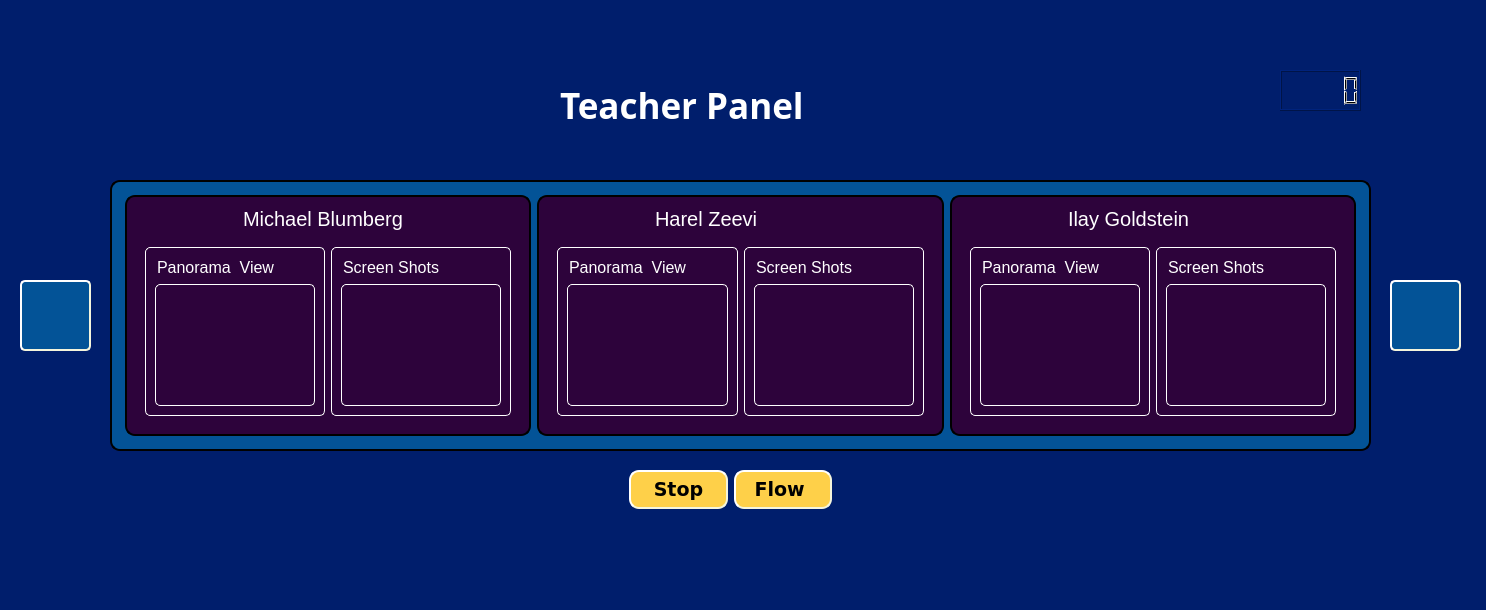
<?xml version="1.0" encoding="UTF-8"?>
<ui version="4.0">
 <class>Form</class>
 <widget class="QWidget" name="Form">
  <property name="geometry">
   <rect>
    <x>0</x>
    <y>0</y>
    <width>1486</width>
    <height>610</height>
   </rect>
  </property>
  <property name="windowTitle">
   <string>Form</string>
  </property>
  <property name="styleSheet">
   <string notr="true">background-color:#001E6C;</string>
  </property>
  <widget class="QLabel" name="label_3">
   <property name="geometry">
    <rect>
     <x>560</x>
     <y>80</y>
     <width>301</width>
     <height>51</height>
    </rect>
   </property>
   <property name="font">
    <font>
     <family>Sitka Text</family>
     <pointsize>26</pointsize>
     <weight>75</weight>
     <bold>true</bold>
     <underline>false</underline>
    </font>
   </property>
   <property name="styleSheet">
    <string notr="true">color: white;</string>
   </property>
   <property name="text">
    <string>Teacher Panel</string>
   </property>
  </widget>
  <widget class="QFrame" name="frame_55">
   <property name="geometry">
    <rect>
     <x>110</x>
     <y>180</y>
     <width>1261</width>
     <height>271</height>
    </rect>
   </property>
   <property name="styleSheet">
    <string notr="true">QFrame{
	border-style: outset;
	border-width: 2px;
	border-radius: 10px;
	border-color: black;
	padding: 4px;	
	background-color: #035397;
	botder: 1px solid white;
}</string>
   </property>
   <property name="frameShape">
    <enum>QFrame::StyledPanel</enum>
   </property>
   <property name="frameShadow">
    <enum>QFrame::Raised</enum>
   </property>
   <layout class="QGridLayout" name="gridLayout">
    <item row="0" column="1">
     <widget class="QFrame" name="frame_25">
      <property name="styleSheet">
       <string notr="true">background-color: #2D033B;
color: white;
padding: 0px;
margin: 0px;</string>
      </property>
      <property name="frameShape">
       <enum>QFrame::StyledPanel</enum>
      </property>
      <property name="frameShadow">
       <enum>QFrame::Raised</enum>
      </property>
      <layout class="QVBoxLayout" name="verticalLayout_13">
       <item alignment="Qt::AlignHCenter">
        <widget class="QLineEdit" name="lineEdit_13">
         <property name="font">
          <font>
           <pointsize>15</pointsize>
           <weight>50</weight>
           <italic>false</italic>
           <bold>false</bold>
          </font>
         </property>
         <property name="styleSheet">
          <string notr="true">padding: 0px;
border: 0px;</string>
         </property>
         <property name="text">
          <string>Harel Zeevi</string>
         </property>
        </widget>
       </item>
       <item>
        <widget class="QFrame" name="frame_26">
         <property name="styleSheet">
          <string notr="true">QFrame{
	border:0px;
}</string>
         </property>
         <property name="frameShape">
          <enum>QFrame::StyledPanel</enum>
         </property>
         <property name="frameShadow">
          <enum>QFrame::Raised</enum>
         </property>
         <layout class="QHBoxLayout" name="horizontalLayout_6">
          <item>
           <widget class="QFrame" name="frame_27">
            <property name="styleSheet">
             <string notr="true">QFrame{
	border:1px solid white;
	border-radius:5px;
}</string>
            </property>
            <property name="frameShape">
             <enum>QFrame::StyledPanel</enum>
            </property>
            <property name="frameShadow">
             <enum>QFrame::Raised</enum>
            </property>
            <layout class="QVBoxLayout" name="verticalLayout_14">
             <item>
              <widget class="QLineEdit" name="lineEdit_14">
               <property name="font">
                <font>
                 <pointsize>12</pointsize>
                </font>
               </property>
               <property name="styleSheet">
                <string notr="true">border:0px;</string>
               </property>
               <property name="text">
                <string>Panorama  View</string>
               </property>
              </widget>
             </item>
             <item>
              <widget class="QFrame" name="frame_28">
               <property name="frameShape">
                <enum>QFrame::StyledPanel</enum>
               </property>
               <property name="frameShadow">
                <enum>QFrame::Raised</enum>
               </property>
              </widget>
             </item>
            </layout>
           </widget>
          </item>
          <item>
           <widget class="QFrame" name="frame_29">
            <property name="styleSheet">
             <string notr="true">QFrame{
	border:1px solid white;
	border-radius:5px;
}</string>
            </property>
            <property name="frameShape">
             <enum>QFrame::StyledPanel</enum>
            </property>
            <property name="frameShadow">
             <enum>QFrame::Raised</enum>
            </property>
            <layout class="QVBoxLayout" name="verticalLayout_15">
             <item>
              <widget class="QLineEdit" name="lineEdit_15">
               <property name="font">
                <font>
                 <pointsize>12</pointsize>
                </font>
               </property>
               <property name="styleSheet">
                <string notr="true">border:0px;</string>
               </property>
               <property name="text">
                <string>Screen Shots</string>
               </property>
              </widget>
             </item>
             <item>
              <widget class="QFrame" name="frame_30">
               <property name="frameShape">
                <enum>QFrame::StyledPanel</enum>
               </property>
               <property name="frameShadow">
                <enum>QFrame::Raised</enum>
               </property>
              </widget>
             </item>
            </layout>
           </widget>
          </item>
         </layout>
        </widget>
       </item>
      </layout>
     </widget>
    </item>
    <item row="0" column="2">
     <widget class="QFrame" name="frame_31">
      <property name="styleSheet">
       <string notr="true">color: white;
margin:5px;
padding: 0px;
margin: 0px;
background-color: #2D033B;
</string>
      </property>
      <property name="frameShape">
       <enum>QFrame::StyledPanel</enum>
      </property>
      <property name="frameShadow">
       <enum>QFrame::Raised</enum>
      </property>
      <layout class="QVBoxLayout" name="verticalLayout_16">
       <item alignment="Qt::AlignHCenter">
        <widget class="QLineEdit" name="lineEdit_16">
         <property name="font">
          <font>
           <pointsize>15</pointsize>
           <weight>50</weight>
           <italic>false</italic>
           <bold>false</bold>
          </font>
         </property>
         <property name="styleSheet">
          <string notr="true">padding: 0px;
border: 0px;</string>
         </property>
         <property name="text">
          <string>Ilay Goldstein</string>
         </property>
        </widget>
       </item>
       <item>
        <widget class="QFrame" name="frame_32">
         <property name="styleSheet">
          <string notr="true">QFrame{
	border:0px;
}</string>
         </property>
         <property name="frameShape">
          <enum>QFrame::StyledPanel</enum>
         </property>
         <property name="frameShadow">
          <enum>QFrame::Raised</enum>
         </property>
         <layout class="QHBoxLayout" name="horizontalLayout_7">
          <item>
           <widget class="QFrame" name="frame_33">
            <property name="styleSheet">
             <string notr="true">QFrame{
	border:1px solid white;
	border-radius:5px;
}</string>
            </property>
            <property name="frameShape">
             <enum>QFrame::StyledPanel</enum>
            </property>
            <property name="frameShadow">
             <enum>QFrame::Raised</enum>
            </property>
            <layout class="QVBoxLayout" name="verticalLayout_17">
             <item>
              <widget class="QLineEdit" name="lineEdit_17">
               <property name="font">
                <font>
                 <pointsize>12</pointsize>
                </font>
               </property>
               <property name="styleSheet">
                <string notr="true">border: 0px;</string>
               </property>
               <property name="text">
                <string>Panorama  View</string>
               </property>
              </widget>
             </item>
             <item>
              <widget class="QFrame" name="frame_34">
               <property name="frameShape">
                <enum>QFrame::StyledPanel</enum>
               </property>
               <property name="frameShadow">
                <enum>QFrame::Raised</enum>
               </property>
              </widget>
             </item>
            </layout>
           </widget>
          </item>
          <item>
           <widget class="QFrame" name="frame_35">
            <property name="styleSheet">
             <string notr="true">QFrame{
	border:1px solid white;
	border-radius:5px;
}</string>
            </property>
            <property name="frameShape">
             <enum>QFrame::StyledPanel</enum>
            </property>
            <property name="frameShadow">
             <enum>QFrame::Raised</enum>
            </property>
            <layout class="QVBoxLayout" name="verticalLayout_18">
             <item>
              <widget class="QLineEdit" name="lineEdit_18">
               <property name="font">
                <font>
                 <pointsize>12</pointsize>
                </font>
               </property>
               <property name="styleSheet">
                <string notr="true">border: 0px;</string>
               </property>
               <property name="text">
                <string>Screen Shots</string>
               </property>
              </widget>
             </item>
             <item>
              <widget class="QFrame" name="frame_36">
               <property name="frameShape">
                <enum>QFrame::StyledPanel</enum>
               </property>
               <property name="frameShadow">
                <enum>QFrame::Raised</enum>
               </property>
              </widget>
             </item>
            </layout>
           </widget>
          </item>
         </layout>
        </widget>
       </item>
      </layout>
     </widget>
    </item>
    <item row="0" column="0">
     <widget class="QFrame" name="frame_3">
      <property name="styleSheet">
       <string notr="true">background-color: #2D033B;
color: white;
padding: 0px;
margin: 0px;</string>
      </property>
      <property name="frameShape">
       <enum>QFrame::StyledPanel</enum>
      </property>
      <property name="frameShadow">
       <enum>QFrame::Raised</enum>
      </property>
      <layout class="QVBoxLayout" name="verticalLayout_4">
       <item alignment="Qt::AlignHCenter">
        <widget class="QLineEdit" name="lineEdit_4">
         <property name="font">
          <font>
           <pointsize>15</pointsize>
           <weight>50</weight>
           <italic>false</italic>
           <bold>false</bold>
          </font>
         </property>
         <property name="styleSheet">
          <string notr="true">padding: 0px;
border: 0px;</string>
         </property>
         <property name="text">
          <string>Michael Blumberg</string>
         </property>
        </widget>
       </item>
       <item>
        <widget class="QFrame" name="frame_5">
         <property name="styleSheet">
          <string notr="true">QFrame{
	border:0px;
}</string>
         </property>
         <property name="frameShape">
          <enum>QFrame::StyledPanel</enum>
         </property>
         <property name="frameShadow">
          <enum>QFrame::Raised</enum>
         </property>
         <layout class="QHBoxLayout" name="horizontalLayout_3">
          <item>
           <widget class="QFrame" name="frame_9">
            <property name="styleSheet">
             <string notr="true">QFrame{
	border:1px solid white;
	border-radius:5px;
}</string>
            </property>
            <property name="frameShape">
             <enum>QFrame::StyledPanel</enum>
            </property>
            <property name="frameShadow">
             <enum>QFrame::Raised</enum>
            </property>
            <layout class="QVBoxLayout" name="verticalLayout_5">
             <item>
              <widget class="QLineEdit" name="lineEdit_5">
               <property name="font">
                <font>
                 <pointsize>12</pointsize>
                </font>
               </property>
               <property name="styleSheet">
                <string notr="true">border:0px;</string>
               </property>
               <property name="text">
                <string>Panorama  View</string>
               </property>
              </widget>
             </item>
             <item>
              <widget class="QFrame" name="frame_10">
               <property name="frameShape">
                <enum>QFrame::StyledPanel</enum>
               </property>
               <property name="frameShadow">
                <enum>QFrame::Raised</enum>
               </property>
              </widget>
             </item>
            </layout>
           </widget>
          </item>
          <item>
           <widget class="QFrame" name="frame_11">
            <property name="styleSheet">
             <string notr="true">QFrame{
	border:1px solid white;
	border-radius:5px;
}</string>
            </property>
            <property name="frameShape">
             <enum>QFrame::StyledPanel</enum>
            </property>
            <property name="frameShadow">
             <enum>QFrame::Raised</enum>
            </property>
            <layout class="QVBoxLayout" name="verticalLayout_6">
             <item>
              <widget class="QLineEdit" name="lineEdit_6">
               <property name="font">
                <font>
                 <pointsize>12</pointsize>
                </font>
               </property>
               <property name="styleSheet">
                <string notr="true">border:0px;</string>
               </property>
               <property name="text">
                <string>Screen Shots</string>
               </property>
              </widget>
             </item>
             <item>
              <widget class="QFrame" name="frame_12">
               <property name="frameShape">
                <enum>QFrame::StyledPanel</enum>
               </property>
               <property name="frameShadow">
                <enum>QFrame::Raised</enum>
               </property>
              </widget>
             </item>
            </layout>
           </widget>
          </item>
         </layout>
        </widget>
       </item>
      </layout>
     </widget>
    </item>
   </layout>
  </widget>
  <widget class="QPushButton" name="pushButton_13">
   <property name="geometry">
    <rect>
     <x>1390</x>
     <y>280</y>
     <width>71</width>
     <height>71</height>
    </rect>
   </property>
   <property name="font">
    <font>
     <pointsize>13</pointsize>
    </font>
   </property>
   <property name="layoutDirection">
    <enum>Qt::LeftToRight</enum>
   </property>
   <property name="autoFillBackground">
    <bool>false</bool>
   </property>
   <property name="styleSheet">
    <string notr="true">QPushButton{
	background-color: #035397;
	border-style: outset;
	border-width: 2px;
	border-radius:5px;
	border-color: beige;
	padding: 0px;
}
QPushButton:hover{
	background-color: #2D033B;
}</string>
   </property>
   <property name="text">
    <string/>
   </property>
   <property name="icon">
    <iconset resource="res.qrc">
     <normaloff>:/icons/icons/next4.png</normaloff>:/icons/icons/next4.png</iconset>
   </property>
   <property name="iconSize">
    <size>
     <width>55</width>
     <height>55</height>
    </size>
   </property>
  </widget>
  <widget class="QPushButton" name="pushButton_15">
   <property name="geometry">
    <rect>
     <x>20</x>
     <y>280</y>
     <width>71</width>
     <height>71</height>
    </rect>
   </property>
   <property name="sizePolicy">
    <sizepolicy hsizetype="Minimum" vsizetype="MinimumExpanding">
     <horstretch>0</horstretch>
     <verstretch>0</verstretch>
    </sizepolicy>
   </property>
   <property name="font">
    <font>
     <pointsize>13</pointsize>
    </font>
   </property>
   <property name="cursor">
    <cursorShape>SizeHorCursor</cursorShape>
   </property>
   <property name="layoutDirection">
    <enum>Qt::RightToLeft</enum>
   </property>
   <property name="styleSheet">
    <string notr="true">QPushButton{
	background-color: #035397;
	border-style: outset;
	border-width: 2px;
	border-radius:5px;
	border-color: beige;
	padding: 0px;
}
QPushButton:hover{
	background-color: #2D033B;
}</string>
   </property>
   <property name="text">
    <string/>
   </property>
   <property name="icon">
    <iconset resource="res.qrc">
     <normaloff>:/icons/icons/next4 (copy).png</normaloff>:/icons/icons/next4 (copy).png</iconset>
   </property>
   <property name="iconSize">
    <size>
     <width>55</width>
     <height>55</height>
    </size>
   </property>
  </widget>
  <widget class="QLCDNumber" name="lcdNumber">
   <property name="enabled">
    <bool>true</bool>
   </property>
   <property name="geometry">
    <rect>
     <x>1280</x>
     <y>70</y>
     <width>81</width>
     <height>41</height>
    </rect>
   </property>
  </widget>
  <widget class="QFrame" name="frame">
   <property name="geometry">
    <rect>
     <x>620</x>
     <y>460</y>
     <width>221</width>
     <height>59</height>
    </rect>
   </property>
   <property name="styleSheet">
    <string notr="true">border: 0px;</string>
   </property>
   <property name="frameShape">
    <enum>QFrame::StyledPanel</enum>
   </property>
   <property name="frameShadow">
    <enum>QFrame::Raised</enum>
   </property>
   <layout class="QHBoxLayout" name="horizontalLayout">
    <item>
     <widget class="QPushButton" name="submit_btn_2">
      <property name="font">
       <font>
        <family>DejaVu Sans</family>
        <pointsize>14</pointsize>
        <weight>75</weight>
        <italic>false</italic>
        <bold>true</bold>
        <strikeout>false</strikeout>
        <kerning>false</kerning>
       </font>
      </property>
      <property name="styleSheet">
       <string notr="true">QPushButton{
	background-color: #FED049;
	border-style: outset;
	border-width: 2px;
	border-radius: 10px;
	border-color: beige;
	padding: 6px;
}

QPushButton:hover{
		background-color: #7289DA;
		color: white;
}</string>
      </property>
      <property name="text">
       <string>Stop</string>
      </property>
     </widget>
    </item>
    <item>
     <widget class="QPushButton" name="submit_btn">
      <property name="font">
       <font>
        <family>DejaVu Sans</family>
        <pointsize>14</pointsize>
        <weight>75</weight>
        <italic>false</italic>
        <bold>true</bold>
        <strikeout>false</strikeout>
        <kerning>false</kerning>
       </font>
      </property>
      <property name="styleSheet">
       <string notr="true">QPushButton{
	background-color: #FED049;
	border-style: outset;
	border-width: 2px;
	border-radius: 10px;
	border-color: beige;
	padding: 6px;
}

QPushButton:hover{
		background-color: #7289DA;
		color: white;
}</string>
      </property>
      <property name="text">
       <string>Flow </string>
      </property>
     </widget>
    </item>
   </layout>
  </widget>
 </widget>
 <resources>
  <include location="res.qrc"/>
 </resources>
 <connections/>
</ui>
